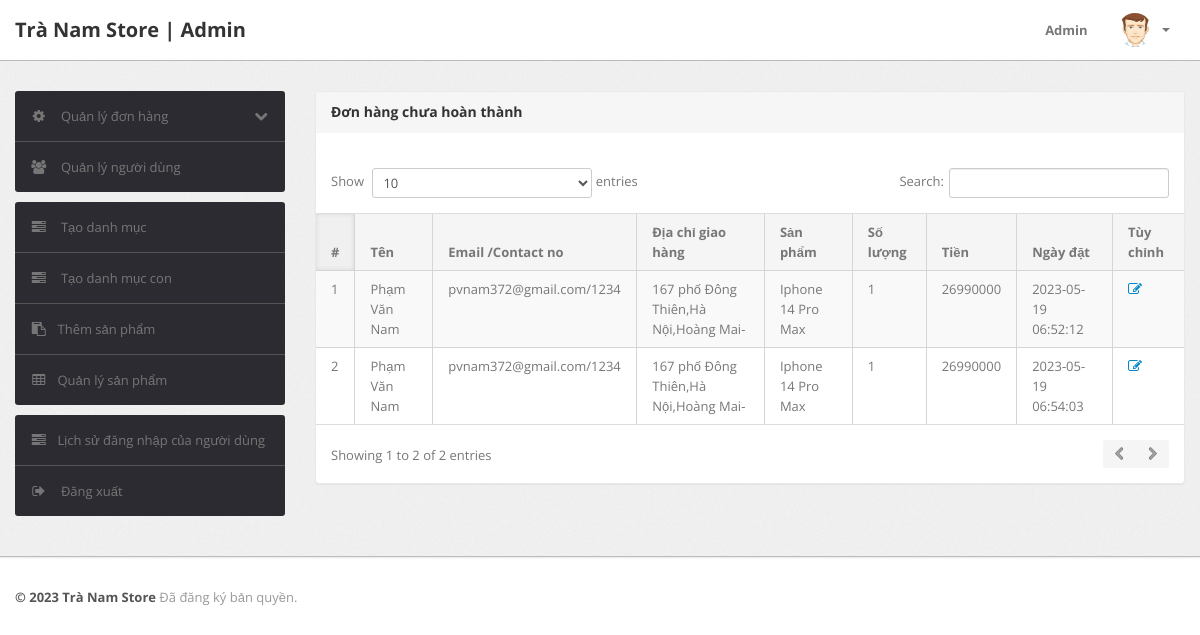
The app's page /admin/pending-orders.php (signed in), older data.
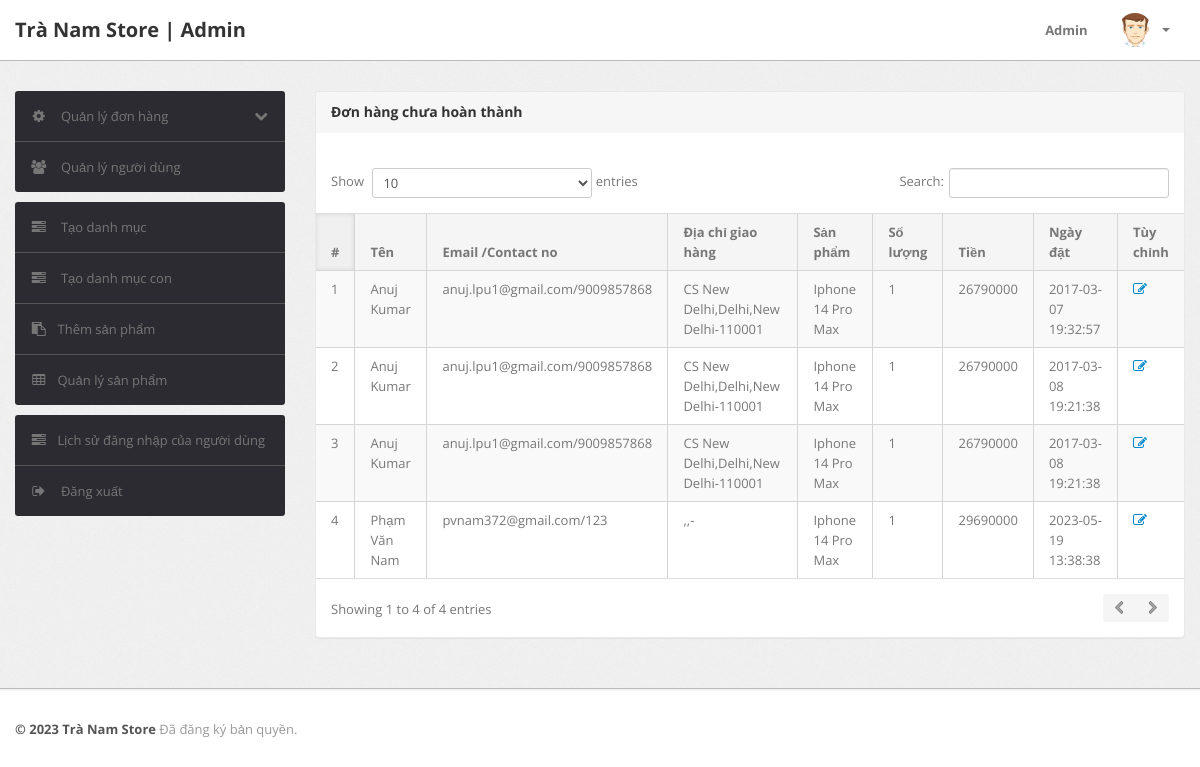
The same page, newer data.
### tables this page shows
CREATE TABLE `orders` (
  `id` int(11) NOT NULL,
  `userId` int(11) DEFAULT NULL,
  `productId` varchar(255) DEFAULT NULL,
  `quantity` int(11) DEFAULT NULL,
  `orderDate` timestamp NOT NULL DEFAULT current_timestamp(),
  `paymentMethod` varchar(50) DEFAULT NULL,
  `orderStatus` varchar(55) DEFAULT NULL
);

CREATE TABLE `users` (
  `id` int(11) NOT NULL,
  `name` varchar(255) DEFAULT NULL,
  `email` varchar(255) DEFAULT NULL,
  `contactno` bigint(11) DEFAULT NULL,
  `password` varchar(255) DEFAULT NULL,
  `shippingAddress` longtext DEFAULT NULL,
  `shippingState` varchar(255) DEFAULT NULL,
  `shippingCity` varchar(255) DEFAULT NULL,
  `shippingPincode` int(11) DEFAULT NULL,
  `billingAddress` longtext DEFAULT NULL,
  `billingState` varchar(255) DEFAULT NULL,
  `billingCity` varchar(255) DEFAULT NULL,
  `billingPincode` int(11) DEFAULT NULL,
  `regDate` timestamp NOT NULL DEFAULT current_timestamp(),
  `updationDate` varchar(255) DEFAULT NULL
);

CREATE TABLE `subcategory` (
  `id` int(11) NOT NULL,
  `categoryid` int(11) DEFAULT NULL,
  `subcategory` varchar(255) DEFAULT NULL,
  `creationDate` timestamp NULL DEFAULT current_timestamp(),
  `updationDate` varchar(255) DEFAULT NULL
);

CREATE TABLE `products` (
  `id` int(11) NOT NULL,
  `category` int(11) NOT NULL,
  `subcategory` int(11) DEFAULT NULL,
  `productcapacity` varchar(5) DEFAULT NULL,
  `productColor` varchar(255) DEFAULT NULL,
  `productPrice` int(11) DEFAULT NULL,
  `productPriceBeforeDiscount` int(11) DEFAULT NULL,
  `productAmount` int(5) DEFAULT NULL,
  `productDescription` longtext DEFAULT NULL,
  `productImage1` varchar(255) DEFAULT NULL,
  `productImage2` varchar(255) DEFAULT NULL,
  `productImage3` varchar(255) DEFAULT NULL,
  `shippingCharge` int(11) DEFAULT NULL,
  `productAvailability` varchar(255) DEFAULT NULL,
  `postingDate` timestamp NULL DEFAULT current_timestamp(),
  `updationDate` varchar(255) DEFAULT NULL
);

### admin/pending-orders.php (the view, shortened to what this page needs)
<?php
include('include/config.php');
if (strlen($_SESSION['alogin']) == 0) {
	header('location:index.php');
} else {
?>
	<!DOCTYPE html>
	<html lang="en">
	<head>
		<link type="text/css" href="bootstrap/css/bootstrap.min.css" rel="stylesheet">
		<link type="text/css" href="bootstrap/css/bootstrap-responsive.min.css" rel="stylesheet">
		<link type="text/css" href="css/theme.css" rel="stylesheet">
		<link type="text/css" href="images/icons/css/font-awesome.css" rel="stylesheet">
	</head>
	<body>
		<?php include('include/header.php'); ?>
		<div class="wrapper">
			<div class="container">
				<div class="row">
					<?php include('include/sidebar.php'); ?>
					<div class="span9">
						<div class="content">
							<div class="module">
								<div class="module-head">
									<h3>Đơn hàng chưa hoàn thành</h3>
								</div>
								<div class="module-body table">
									<br />
									<table cellpadding="0" cellspacing="0" border="0" class="datatable-1 table table-bordered table-striped	 display table-responsive">
										<thead>
											<tr>
												<th>#</th>
												<th> Tên</th>
												<th width="50">Email /Contact no</th>
												<th>Địa chỉ giao hàng</th>
												<th>Sản phẩm</th>
												<th>Số lượng</th>
												<th>Tiền </th>
												<th>Ngày đặt</th>
												<th>Tùy chỉnh</th>
											</tr>
										</thead>
										<tbody>
											<?php
											$status = 'Delivered';
											$query = mysqli_query($con, "select users.name as username,users.email as useremail,users.contactno as usercontact,users.shippingAddress as shippingaddress,users.shippingCity as shippingcity,users.shippingState as shippingstate,users.shippingPincode as shippingpincode,subcategory.subcategory as productname,products.shippingCharge as shippingcharge,orders.quantity as quantity,orders.orderDate as orderdate,products.productPrice as productprice,orders.id as id  from orders join users on  orders.userId=users.id join products on products.id=orders.productId join subcategory on subcategory.id=products.subcategory where orders.	orderStatus!='$status' or orders.orderStatus is null");
											$cnt = 1;
											while ($row = mysqli_fetch_array($query)) {
											?>
												<tr>
													<td><?php echo htmlentities($cnt); ?></td>
													<td><?php echo htmlentities($row['username']); ?></td>
													<td><?php echo htmlentities($row['useremail']); ?>/<?php echo htmlentities($row['usercontact']); ?></td>
													<td><?php echo htmlentities($row['shippingaddress'] . "," . $row['shippingcity'] . "," . $row['shippingstate'] . "-" . $row['shippingpincode']); ?></td>
													<td><?php echo htmlentities($row['productname']); ?></td>
													<td><?php echo htmlentities($row['quantity']); ?></td>
													<td><?php echo htmlentities($row['quantity'] * $row['productprice'] + $row['shippingcharge']); ?></td>
													<td><?php echo htmlentities($row['orderdate']); ?></td>
													<td> <a href="updateorder.php?oid=<?php echo htmlentities($row['id']); ?>" title="Update order" target="_blank"><i class="icon-edit"></i></a>
													</td>
												</tr>
											<?php $cnt = $cnt + 1;
											} ?>
										</tbody>
									</table>
								</div>
							</div>
						</div>
					</div>
				</div>
			</div>
		</div>
		<?php include('include/footer.php'); ?>
	</body>
<?php } ?>

Row changes from the older to the newer data that the page shows:
removed orders: userId.name "Phạm Văn Nam", userId.email "pvnam372@gmail.com", userId.contactno "1234", userId.shippingPincode "167 phố Đông Thiên,Hà Nội,Hoàng Mai-", subcategory.subcategory "Iphone 14 Pro Max", quantity "1", productId.productPrice "26990000", orderDate "2023-05-19 06:52:12"
removed orders: userId.name "Phạm Văn Nam", userId.email "pvnam372@gmail.com", userId.contactno "1234", userId.shippingPincode "167 phố Đông Thiên,Hà Nội,Hoàng Mai-", subcategory.subcategory "Iphone 14 Pro Max", quantity "1", productId.productPrice "26990000", orderDate "2023-05-19 06:54:03"
now on this page (row unchanged): orders: userId.name "Anuj Kumar", userId.email "anuj.lpu1@gmail.com", userId.contactno "9009857868", userId.shippingPincode "CS New Delhi,Delhi,New Delhi-110001", subcategory.subcategory "Iphone 14 Pro Max", quantity "1", productId.productPrice "26790000", orderDate "2017-03-07 19:32:57"
now on this page (row unchanged): orders: userId.name "Anuj Kumar", userId.email "anuj.lpu1@gmail.com", userId.contactno "9009857868", userId.shippingPincode "CS New Delhi,Delhi,New Delhi-110001", subcategory.subcategory "Iphone 14 Pro Max", quantity "1", productId.productPrice "26790000", orderDate "2017-03-08 19:21:38"
now on this page (row unchanged): orders: userId.name "Anuj Kumar", userId.email "anuj.lpu1@gmail.com", userId.contactno "9009857868", userId.shippingPincode "CS New Delhi,Delhi,New Delhi-110001", subcategory.subcategory "Iphone 14 Pro Max", quantity "1", productId.productPrice "26790000", orderDate "2017-03-08 19:21:38"
now on this page (row edited): orders: userId.name "Phạm Văn Nam", userId.email "pvnam372@gmail.com", userId.contactno "123", userId.shippingPincode ",,-", subcategory.subcategory "Iphone 14 Pro Max", quantity "1", productId.productPrice "29690000", orderDate "2023-05-19 13:38:38"
Text that changed along with them:
text written by a page script: "Show entries Search: Showing 1 to 2 of 2 entries" → "Show entries Search: Showing 1 to 4 of 4 entries"
